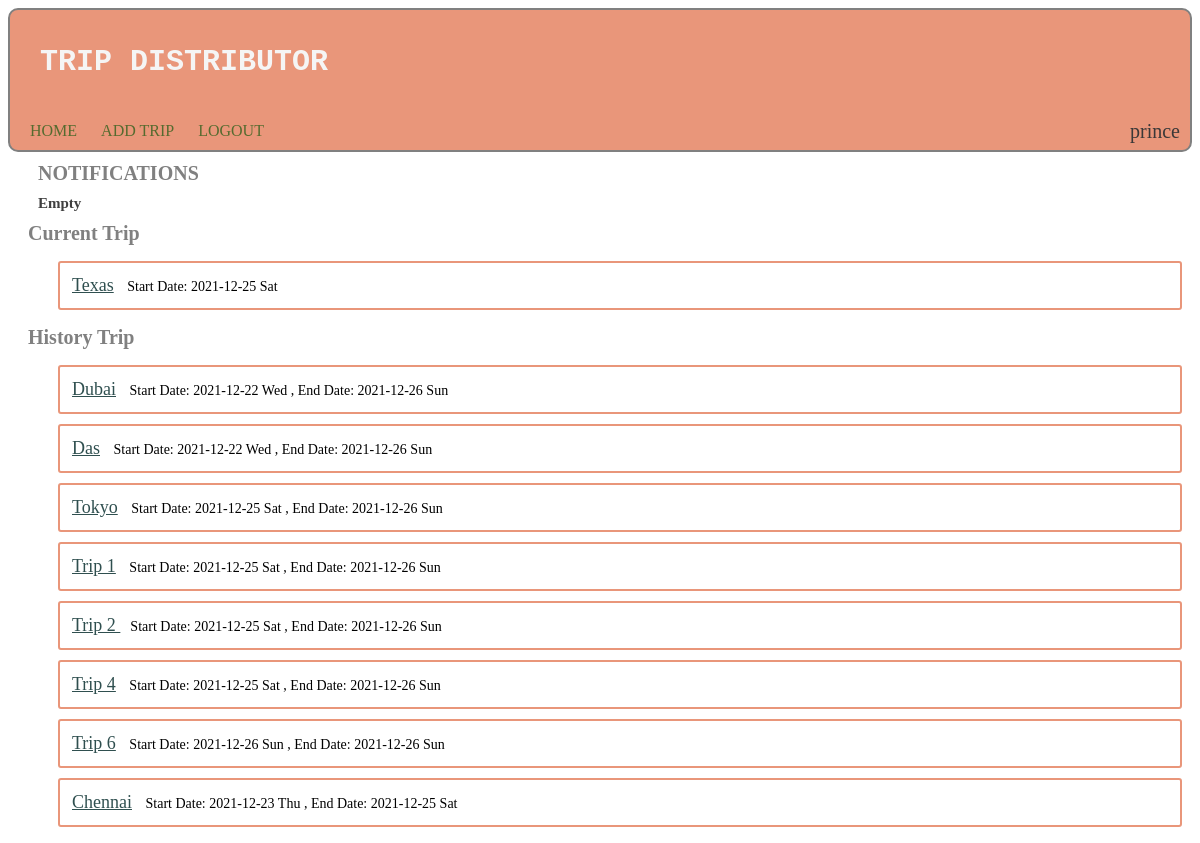
Page /index/prince2 (signed in) on the committed database.
### trip_distributer/models.py (models this page shows)
class User(AbstractUser):
    pass

class Trip(models.Model):
    trip_name = models.CharField(max_length=120)
    user_tohost = models.ForeignKey(User, on_delete=models.CASCADE , related_name="users_host_trip" )
    user_ontrip  = models.ManyToManyField(User , related_name="users_ontrip")
    status = models.CharField(max_length=20 , default="current")
    start_date = models.DateField()
    end_date = models.DateField(null=True, blank=True)

### trip_distributer/views.py (the view)
# urls.py: path("index/<str:username>" , views.index , name="index"),
@csrf_exempt
@login_required(login_url='')
def index(request , username):
    try:
        notifications = Notification.objects.get(user  = request.user)
        notifications_list = list(notifications.trip.all())
        print(notifications_list)
    except Notification.DoesNotExist:
        pass
    current_trip = list(request.user.users_ontrip.filter(status="current").order_by("-start_date") )
    print(current_trip)
    completed_trips = list(request.user.users_ontrip.filter(status="end").order_by("-end_date"))
    print(completed_trips)
    return render(request ,"trip_distributer/index.html" , {
        "username":username,
        "notifications" : notifications_list,
        "current_trips": current_trip,
        "completed_trips":completed_trips
    })

### trip_distributer/templates/trip_distributer/index.html (shortened to what this page needs)
{% extends "trip_distributer/layout.html" %}
{% load static %}
{% block body %}
<div id="notifications" class="section">
    <h3>NOTIFICATIONS</h3>
    <div id="notify_block">
        {% if notifications %}
        {% for notification in notifications %}
        <div id="notification" class="section">
            <a id="title_name" >TRIP : {{ notification.trip_name.capitalize }}</a>
            <a id="host_user"> , By: {{ notification.user_tohost.first_name.capitalize }} ({{ notification.user_tohost }})</a>
            <p>Want to Join :</p>
            <button id="accept" onclick="return trip_response(event , '{{ notification.id }}' )">ACCEPT</button>
            <button id="reject"  onclick="return trip_response(event , '{{ notification.id }}' )" >REJECT</button>
        </div>
        {% endfor %}
        {% else %}
        <h3 style="margin-left: 20px; color: rgb(63, 63, 63); font-size: 15px;">Empty</h3>
        {% endif %}
    </div>
</div>
<div id="current_trip" class="section">
    <h3>Current Trip</h3>
    <ul id="list_current_trip" class="trip_list">
    {% for trip in current_trips %}
    <li id="trip_name"><a href="{% url 'view_trip' trip.id %}">{{ trip.trip_name.capitalize }}</a> Start Date: {{ trip.start_date|date:'Y-m-d D' }}</li>
    {% endfor %}
</ul>
</div>
<div id="History_trip" class="section">
    <h3>History Trip</h3>
    <ul id="list_completed_trip" class="trip_list">
    {% for trip in completed_trips %}
    <li><a href="{% url 'view_trip' trip.id %}">{{ trip.trip_name.capitalize }}</a> Start Date: {{ trip.start_date|date:'Y-m-d D' }} , End Date: {{ trip.end_date|date:'Y-m-d D' }} {{ trip.total_spend }}</li>
    {% endfor %}
    </ul>
</div>
{% endblock %}

### trip_distributer/templates/trip_distributer/layout.html (shortened to what this page needs)
{% load static %}
<html>
    <head>
        <link href="{% static 'trip_distributer/style.css' %}" rel="stylesheet">
    </head>
    <body>
        <p class="p1"><span class="s1">{% load static %} {% block script %} {% endblock %}</span></p>
        <div id="navigation">
            <h2> TRIP DISTRIBUTOR </h2><br>
            {% if request.user.is_authenticated %}
            <div id="options">
                <a href="{% url 'index' request.user %}">HOME</a>
                <a href="{% url 'addtrip' %}">ADD TRIP</a>
                <a href="{% url 'logout' %}">LOGOUT</a>
                <p style="color: rgb(58, 56, 56); display: block; position: relative; float: right; margin-top: -2px; font-size: 20px;"> {{ request.user }} </p>
            </div>
            {% endif %}
        </div>
        {% block body %}
        {% endblock %}
    </body>
</html>

### trip_distributer/static/trip_distributer/style.css (style rules this page uses)
#navigation { background-color: darksalmon; padding: 10px; border: 2px solid grey; border-radius: 10px; }
#navigation h2 { color: whitesmoke; font-size: 30px; font-family: 'Courier New', Courier, monospace; margin-left: 20px; }
#navigation a { text-decoration: none; color:darkolivegreen; font-family:Georgia, 'Times New Roman', Times, serif; margin: 10px; }
#notifications { margin: 10px; }
.section h3 { color: grey; font-family: Georgia, 'Times New Roman', Times, serif; font-size: 20px; margin-left: 20px; }
#notify_block { display: flex; }
.trip_list { list-style-type: none; }
.trip_list li { border: 2px solid darksalmon; border-radius: 3px; margin: 10px; padding: 12px; font-size: 14px; font-family: Georgia, 'Times New Roman', Times, serif; }
.trip_list li a { font-size: 18px; color:darkslategrey; margin-right: 10px; }
h3 { margin: 0px; margin-top: 10px; font-family: Georgia, 'Times New Roman', Times, serif; font-size: 15px; }

### rows in the picture
User: user "prince"
Trip: trip_name "Texas", start_date "2021-12-25 Sat"
Trip: trip_name "Dubai", start_date "2021-12-22 Wed", end_date "2021-12-26 Sun"
Trip: trip_name "Das", start_date "2021-12-22 Wed", end_date "2021-12-26 Sun"
Trip: trip_name "Tokyo", start_date "2021-12-25 Sat", end_date "2021-12-26 Sun"
Trip: trip_name "Trip 1", start_date "2021-12-25 Sat", end_date "2021-12-26 Sun"
Trip: trip_name "Trip 2", start_date "2021-12-25 Sat", end_date "2021-12-26 Sun"
Trip: trip_name "Trip 4", start_date "2021-12-25 Sat", end_date "2021-12-26 Sun"
Trip: trip_name "Trip 6", start_date "2021-12-26 Sun", end_date "2021-12-26 Sun"
Trip: trip_name "Chennai", start_date "2021-12-23 Thu", end_date "2021-12-25 Sat"
